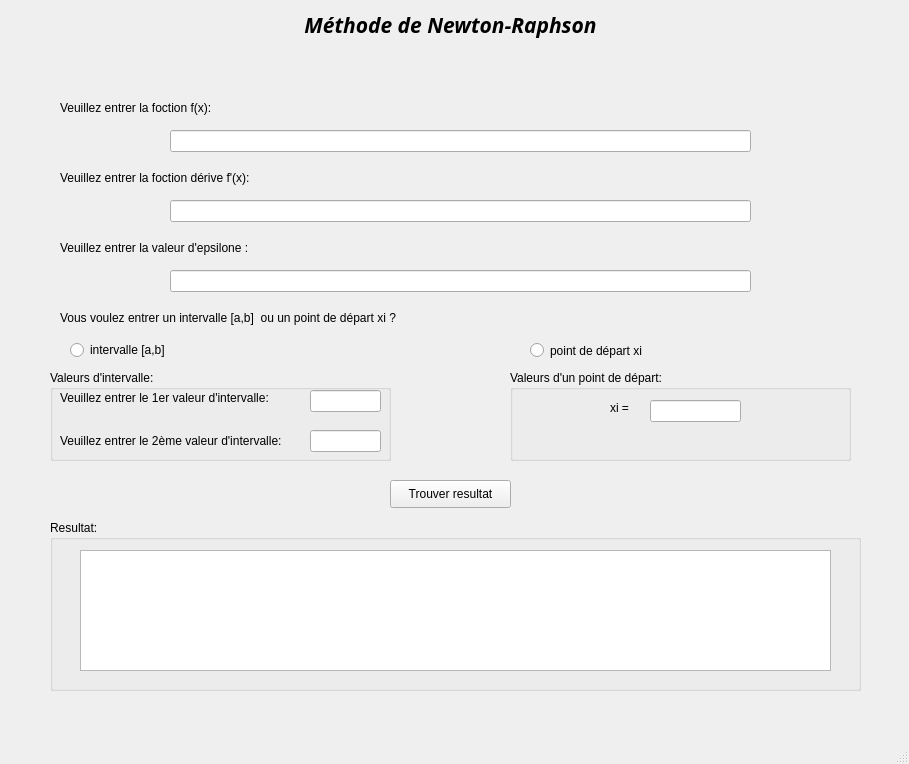
<?xml version="1.0" encoding="UTF-8"?>
<ui version="4.0">
 <class>MainWindow</class>
 <widget class="QMainWindow" name="MainWindow">
  <property name="geometry">
   <rect>
    <x>0</x>
    <y>0</y>
    <width>909</width>
    <height>764</height>
   </rect>
  </property>
  <property name="windowTitle">
   <string>MainWindow</string>
  </property>
  <widget class="QWidget" name="centralwidget">
   <widget class="QLabel" name="label">
    <property name="geometry">
     <rect>
      <x>0</x>
      <y>10</y>
      <width>901</width>
      <height>71</height>
     </rect>
    </property>
    <property name="font">
     <font>
      <family>Tekton Pro</family>
      <pointsize>12</pointsize>
      <weight>75</weight>
      <italic>true</italic>
      <bold>true</bold>
     </font>
    </property>
    <property name="text">
     <string>&lt;html&gt;&lt;head/&gt;&lt;body&gt;&lt;p align=&quot;center&quot;&gt;&lt;span style=&quot; font-size:16pt;&quot;&gt;Méthode de Newton-Raphson&lt;/span&gt;&lt;/p&gt;&lt;p align=&quot;center&quot;&gt;&lt;br/&gt;&lt;/p&gt;&lt;/body&gt;&lt;/html&gt;</string>
    </property>
   </widget>
   <widget class="QLineEdit" name="lineEdit">
    <property name="geometry">
     <rect>
      <x>170</x>
      <y>130</y>
      <width>581</width>
      <height>22</height>
     </rect>
    </property>
   </widget>
   <widget class="QLabel" name="label_2">
    <property name="geometry">
     <rect>
      <x>60</x>
      <y>100</y>
      <width>351</width>
      <height>16</height>
     </rect>
    </property>
    <property name="text">
     <string>Veuillez entrer la foction f(x):</string>
    </property>
   </widget>
   <widget class="QLineEdit" name="lineEdit_2">
    <property name="geometry">
     <rect>
      <x>170</x>
      <y>200</y>
      <width>581</width>
      <height>22</height>
     </rect>
    </property>
   </widget>
   <widget class="QLabel" name="label_3">
    <property name="geometry">
     <rect>
      <x>60</x>
      <y>170</y>
      <width>351</width>
      <height>16</height>
     </rect>
    </property>
    <property name="text">
     <string>Veuillez entrer la foction dérive f'(x):</string>
    </property>
   </widget>
   <widget class="QLineEdit" name="lineEdit_3">
    <property name="geometry">
     <rect>
      <x>170</x>
      <y>270</y>
      <width>581</width>
      <height>22</height>
     </rect>
    </property>
   </widget>
   <widget class="QLabel" name="label_4">
    <property name="geometry">
     <rect>
      <x>60</x>
      <y>240</y>
      <width>351</width>
      <height>16</height>
     </rect>
    </property>
    <property name="text">
     <string>Veuillez entrer la valeur d'epsilone :</string>
    </property>
   </widget>
   <widget class="QLabel" name="label_5">
    <property name="geometry">
     <rect>
      <x>60</x>
      <y>310</y>
      <width>541</width>
      <height>16</height>
     </rect>
    </property>
    <property name="text">
     <string>Vous voulez entrer un intervalle [a,b]  ou un point de départ xi ?</string>
    </property>
   </widget>
   <widget class="QRadioButton" name="radioButton">
    <property name="geometry">
     <rect>
      <x>70</x>
      <y>340</y>
      <width>111</width>
      <height>20</height>
     </rect>
    </property>
    <property name="text">
     <string>intervalle [a,b]</string>
    </property>
   </widget>
   <widget class="QRadioButton" name="radioButton_2">
    <property name="geometry">
     <rect>
      <x>530</x>
      <y>340</y>
      <width>131</width>
      <height>21</height>
     </rect>
    </property>
    <property name="text">
     <string>point de départ xi</string>
    </property>
   </widget>
   <widget class="QGroupBox" name="groupBox">
    <property name="geometry">
     <rect>
      <x>50</x>
      <y>370</y>
      <width>341</width>
      <height>91</height>
     </rect>
    </property>
    <property name="title">
     <string>Valeurs d'intervalle:</string>
    </property>
    <widget class="QLabel" name="label_6">
     <property name="geometry">
      <rect>
       <x>10</x>
       <y>20</y>
       <width>261</width>
       <height>16</height>
      </rect>
     </property>
     <property name="text">
      <string>Veuillez entrer le 1er valeur d'intervalle:</string>
     </property>
    </widget>
    <widget class="QLineEdit" name="lineEdit_4">
     <property name="geometry">
      <rect>
       <x>260</x>
       <y>20</y>
       <width>71</width>
       <height>22</height>
      </rect>
     </property>
    </widget>
    <widget class="QLabel" name="label_7">
     <property name="geometry">
      <rect>
       <x>10</x>
       <y>60</y>
       <width>261</width>
       <height>21</height>
      </rect>
     </property>
     <property name="text">
      <string>Veuillez entrer le 2ème valeur d'intervalle:</string>
     </property>
    </widget>
    <widget class="QLineEdit" name="lineEdit_5">
     <property name="geometry">
      <rect>
       <x>260</x>
       <y>60</y>
       <width>71</width>
       <height>22</height>
      </rect>
     </property>
    </widget>
   </widget>
   <widget class="QGroupBox" name="groupBox_2">
    <property name="geometry">
     <rect>
      <x>510</x>
      <y>370</y>
      <width>341</width>
      <height>91</height>
     </rect>
    </property>
    <property name="title">
     <string>Valeurs d'un point de départ:</string>
    </property>
    <widget class="QLabel" name="label_10">
     <property name="geometry">
      <rect>
       <x>100</x>
       <y>30</y>
       <width>51</width>
       <height>16</height>
      </rect>
     </property>
     <property name="text">
      <string>xi = </string>
     </property>
    </widget>
    <widget class="QLineEdit" name="lineEdit_8">
     <property name="geometry">
      <rect>
       <x>140</x>
       <y>30</y>
       <width>91</width>
       <height>22</height>
      </rect>
     </property>
    </widget>
   </widget>
   <widget class="QGroupBox" name="groupBox_3">
    <property name="geometry">
     <rect>
      <x>50</x>
      <y>520</y>
      <width>811</width>
      <height>171</height>
     </rect>
    </property>
    <property name="title">
     <string>Resultat:</string>
    </property>
    <widget class="QTextBrowser" name="textBrowser">
     <property name="geometry">
      <rect>
       <x>30</x>
       <y>30</y>
       <width>751</width>
       <height>121</height>
      </rect>
     </property>
    </widget>
   </widget>
   <widget class="QPushButton" name="pushButton">
    <property name="geometry">
     <rect>
      <x>390</x>
      <y>480</y>
      <width>121</width>
      <height>28</height>
     </rect>
    </property>
    <property name="text">
     <string>Trouver resultat</string>
    </property>
   </widget>
  </widget>
  <widget class="QMenuBar" name="menubar">
   <property name="geometry">
    <rect>
     <x>0</x>
     <y>0</y>
     <width>909</width>
     <height>26</height>
    </rect>
   </property>
  </widget>
  <widget class="QStatusBar" name="statusbar"/>
 </widget>
 <resources/>
 <connections/>
</ui>
